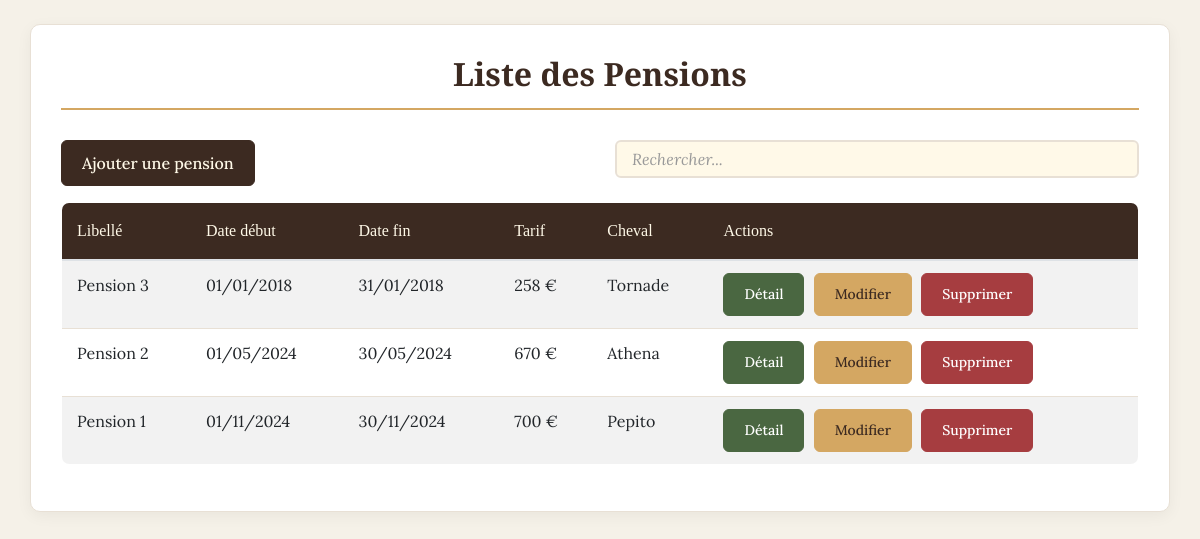
/vue/vue.pension.php, run on the app's committed database.
### tables this page shows
CREATE TABLE `pension` (
  `idpen` int(11) NOT NULL,
  `libpen` varchar(50) NOT NULL,
  `dateD` date NOT NULL,
  `dateF` date NOT NULL,
  `tarif` varchar(50) NOT NULL,
  `numsire` int(11) NOT NULL,
  `supprime` tinyint(1) DEFAULT 0
);

CREATE TABLE `cavalerie` (
  `numsire` int(11) NOT NULL,
  `nomche` varchar(50) NOT NULL,
  `datenache` date NOT NULL,
  `garrot` varchar(50) NOT NULL,
  `idrace` int(11) NOT NULL,
  `idrobe` int(11) NOT NULL,
  `supprime` tinyint(1) DEFAULT 0
);

### class/class.pension.php (called while the page is built, shortened)
<?php
class Pension {
    public function PensionALL() {
        try {
            $con = connexionPDO();
            $sql = "SELECT * FROM pension WHERE supprime = 0 OR supprime IS NULL ORDER BY idpen DESC;";
            $executesql = $con->prepare($sql);
            $executesql->execute();
            $resultat = $executesql->fetchAll(PDO::FETCH_ASSOC);
            return $resultat;
        } catch (PDOException $e) {
            error_log("Erreur dans PensionALL: " . $e->getMessage());
            return [];
        }
    }
    public function PensionNumsire($id) {
        $con = connexionPDO();
        $sql = "SELECT nomche
                FROM cavalerie
                WHERE numsire = :numsire";
        $data = [':numsire' => $id];
        $executesql = $con->prepare($sql);
        $executesql->execute($data);
        $ligne = $executesql->fetch();
        return $ligne['nomche'];
    }
}
?>

### vue/vue.pension.php (the view, shortened to what this page needs)
<?php
include_once '../class/class.pension.php';
$pension = new Pension();
$listePensions = $pension->PensionALL();
?>
<!DOCTYPE html>
<html>
<head>
    <link rel="stylesheet" href="https://stackpath.bootstrapcdn.com/bootstrap/4.5.2/css/bootstrap.min.css">
    <link rel="stylesheet" href="../css/style_crud.css">
</head>
<body>
    <div class="container mt-4">
        <h2>Liste des Pensions</h2>
        <div class="row mb-3">
            <div class="col-md-6">
                <button type="button" class="btn btn-primary" data-toggle="modal" data-target="#ajoutModal">
                    Ajouter une pension
                </button>
            </div>
            <div class="col-md-6">
                <input type="text" id="searchInput" class="form-control" placeholder="Rechercher...">
            </div>
        </div>
        <table class="table table-striped" id="pensionTable">
            <thead>
                <tr>
                    <th>Libellé</th>
                    <th>Date début</th>
                    <th>Date fin</th>
                    <th>Tarif</th>
                    <th>Cheval</th>
                    <th>Actions</th>
                </tr>
            </thead>
            <tbody>
                <?php foreach($listePensions as $p): ?>
                    <tr>
                        <td><?php echo $p['libpen']; ?></td>
                        <td><?php echo date('d/m/Y', strtotime($p['dateD'])); ?></td>
                        <td><?php echo date('d/m/Y', strtotime($p['dateF'])); ?></td>
                        <td><?php echo $p['tarif']; ?> €</td>
                        <td><?php echo $pension->PensionNumsire($p['numsire']); ?></td>
                        <td>
                            <button class="btn btn-sm btn-info" data-toggle="modal" data-target="#detailModal<?php echo $p['idpen']; ?>">
                                Détail
                            </button>
                            <button class="btn btn-sm btn-warning" data-toggle="modal" data-target="#modifModal<?php echo $p['idpen']; ?>">
                                Modifier
                            </button>
                            <button class="btn btn-sm btn-danger" data-toggle="modal" data-target="#suppModal<?php echo $p['idpen']; ?>">
                                Supprimer
                            </button>
                        </td>
                    </tr>
                <?php endforeach; ?>
            </tbody>
        </table>
    </div>
</body>
</html>

### css/style_crud.css (style rules this page uses)
:root { --brown-dark: #3C2A21; --brown-light: #8B7355; --green: #4A6741; --beige: #F5F1E8; --cream: #FFF9E8; --gold: #D4A762; --error: #A63D40; --success: #4A6741; }
body { background-color: var(--beige); font-family: 'Lora', serif; color: var(--brown-dark); line-height: 1.6; }
.container { background: white; border: 1px solid #E8E0D5; border-radius: 10px; padding: 30px; box-shadow: 0 4px 15px rgba(0, 0, 0, 0.05); margin: 30px auto; }
h2 { color: var(--brown-dark); font-family: 'Playfair Display', serif; font-size: 2rem; font-weight: 600; margin-bottom: 30px; text-align: center; border-bottom: 2px solid var(--gold); padding-bottom: 15px; }
.table { border: 1px solid #E8E0D5; border-radius: 8px; overflow: hidden; }
.table thead { background-color: var(--brown-dark); color: var(--cream); }
.table th { font-family: 'Playfair Display', serif; padding: 15px; font-weight: 500; }
.table td { padding: 12px 15px; border-bottom: 1px solid #E8E0D5; }
.btn { padding: 10px 20px; border-radius: 6px; font-family: 'Lora', serif; font-weight: 500; transition: all 0.3s ease; }
.btn-primary { background-color: var(--brown-dark); border: 1px solid var(--brown-dark); color: var(--cream); }
.btn-warning { background-color: var(--gold); border: 1px solid var(--gold); color: var(--brown-dark); }
.btn-danger { background-color: var(--error); border: 1px solid var(--error); color: white; }
.form-control { border: 2px solid #E8E0D5; border-radius: 6px; padding: 10px 15px; background-color: var(--cream); }
#searchInput { border: 2px solid #E8E0D5; border-radius: 6px; padding: 10px 15px; background-color: var(--cream); transition: all 0.3s ease; }
#searchInput::placeholder { color: #999; font-style: italic; }
.btn-info { background-color: var(--green); border-color: var(--green); color: white; }
.table td .btn { margin-right: 5px; }
.table td .btn:last-child { margin-right: 0; }

### data on the page
pension: libpen "Pension 3", dateD "01/01/2018", dateF "31/01/2018", tarif "258", numsire.nomche "Tornade"
pension: libpen "Pension 2", dateD "01/05/2024", dateF "30/05/2024", tarif "670", numsire.nomche "Athena"
pension: libpen "Pension 1", dateD "01/11/2024", dateF "30/11/2024", tarif "700", numsire.nomche "Pepito"
